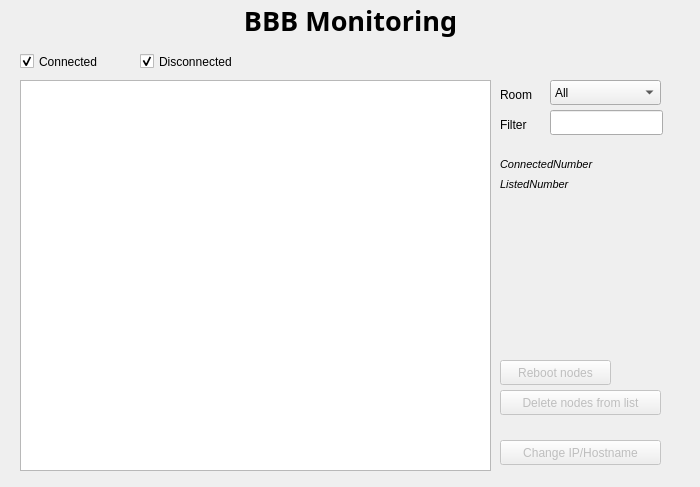
<?xml version="1.0" encoding="UTF-8"?>
<ui version="4.0">
 <class>Form</class>
 <widget class="QWidget" name="Form">
  <property name="geometry">
   <rect>
    <x>0</x>
    <y>0</y>
    <width>700</width>
    <height>487</height>
   </rect>
  </property>
  <property name="windowTitle">
   <string>Form</string>
  </property>
  <widget class="QListWidget" name="list">
   <property name="geometry">
    <rect>
     <x>20</x>
     <y>80</y>
     <width>471</width>
     <height>391</height>
    </rect>
   </property>
   <property name="autoFillBackground">
    <bool>false</bool>
   </property>
   <property name="alternatingRowColors">
    <bool>false</bool>
   </property>
   <property name="selectionMode">
    <enum>QAbstractItemView::ContiguousSelection</enum>
   </property>
   <property name="selectionBehavior">
    <enum>QAbstractItemView::SelectItems</enum>
   </property>
   <property name="viewMode">
    <enum>QListView::ListMode</enum>
   </property>
  </widget>
  <widget class="QLabel" name="label">
   <property name="geometry">
    <rect>
     <x>500</x>
     <y>80</y>
     <width>61</width>
     <height>29</height>
    </rect>
   </property>
   <property name="text">
    <string>Room</string>
   </property>
  </widget>
  <widget class="QComboBox" name="room_number">
   <property name="geometry">
    <rect>
     <x>550</x>
     <y>80</y>
     <width>111</width>
     <height>25</height>
    </rect>
   </property>
   <item>
    <property name="text">
     <string>All</string>
    </property>
   </item>
   <item>
    <property name="text">
     <string>IA-01</string>
    </property>
   </item>
   <item>
    <property name="text">
     <string>IA-02</string>
    </property>
   </item>
   <item>
    <property name="text">
     <string>IA-03</string>
    </property>
   </item>
   <item>
    <property name="text">
     <string>IA-04</string>
    </property>
   </item>
   <item>
    <property name="text">
     <string>IA-05</string>
    </property>
   </item>
   <item>
    <property name="text">
     <string>IA-06</string>
    </property>
   </item>
   <item>
    <property name="text">
     <string>IA-07</string>
    </property>
   </item>
   <item>
    <property name="text">
     <string>IA-08</string>
    </property>
   </item>
   <item>
    <property name="text">
     <string>IA-09</string>
    </property>
   </item>
   <item>
    <property name="text">
     <string>IA-10</string>
    </property>
   </item>
   <item>
    <property name="text">
     <string>IA-11</string>
    </property>
   </item>
   <item>
    <property name="text">
     <string>IA-12</string>
    </property>
   </item>
   <item>
    <property name="text">
     <string>IA-13</string>
    </property>
   </item>
   <item>
    <property name="text">
     <string>IA-14</string>
    </property>
   </item>
   <item>
    <property name="text">
     <string>IA-15</string>
    </property>
   </item>
   <item>
    <property name="text">
     <string>IA-16</string>
    </property>
   </item>
   <item>
    <property name="text">
     <string>IA-17</string>
    </property>
   </item>
   <item>
    <property name="text">
     <string>IA-18</string>
    </property>
   </item>
   <item>
    <property name="text">
     <string>IA-19</string>
    </property>
   </item>
   <item>
    <property name="text">
     <string>IA-20</string>
    </property>
   </item>
   <item>
    <property name="text">
     <string>TL</string>
    </property>
   </item>
   <item>
    <property name="text">
     <string>Connect</string>
    </property>
   </item>
   <item>
    <property name="text">
     <string>Fontes</string>
    </property>
   </item>
   <item>
    <property name="text">
     <string>RF</string>
    </property>
   </item>
  </widget>
  <widget class="QLabel" name="label_2">
   <property name="geometry">
    <rect>
     <x>500</x>
     <y>110</y>
     <width>51</width>
     <height>29</height>
    </rect>
   </property>
   <property name="text">
    <string>Filter</string>
   </property>
  </widget>
  <widget class="QLineEdit" name="find_value">
   <property name="geometry">
    <rect>
     <x>550</x>
     <y>110</y>
     <width>113</width>
     <height>25</height>
    </rect>
   </property>
  </widget>
  <widget class="QPushButton" name="rebootButton">
   <property name="enabled">
    <bool>false</bool>
   </property>
   <property name="geometry">
    <rect>
     <x>500</x>
     <y>360</y>
     <width>111</width>
     <height>25</height>
    </rect>
   </property>
   <property name="text">
    <string>Reboot nodes</string>
   </property>
   <property name="checkable">
    <bool>false</bool>
   </property>
   <property name="autoDefault">
    <bool>false</bool>
   </property>
   <property name="default">
    <bool>false</bool>
   </property>
   <property name="flat">
    <bool>false</bool>
   </property>
  </widget>
  <widget class="QPushButton" name="changeButton">
   <property name="enabled">
    <bool>false</bool>
   </property>
   <property name="geometry">
    <rect>
     <x>500</x>
     <y>440</y>
     <width>161</width>
     <height>25</height>
    </rect>
   </property>
   <property name="text">
    <string>Change IP/Hostname</string>
   </property>
   <property name="checkable">
    <bool>false</bool>
   </property>
   <property name="autoDefault">
    <bool>false</bool>
   </property>
   <property name="default">
    <bool>false</bool>
   </property>
   <property name="flat">
    <bool>false</bool>
   </property>
  </widget>
  <widget class="QCheckBox" name="connected_checkBox">
   <property name="geometry">
    <rect>
     <x>20</x>
     <y>50</y>
     <width>111</width>
     <height>23</height>
    </rect>
   </property>
   <property name="text">
    <string>Connected</string>
   </property>
   <property name="checked">
    <bool>true</bool>
   </property>
  </widget>
  <widget class="QCheckBox" name="disconnected_checkBox">
   <property name="geometry">
    <rect>
     <x>140</x>
     <y>50</y>
     <width>121</width>
     <height>23</height>
    </rect>
   </property>
   <property name="text">
    <string>Disconnected</string>
   </property>
   <property name="checked">
    <bool>true</bool>
   </property>
  </widget>
  <widget class="QPushButton" name="deleteButton">
   <property name="enabled">
    <bool>false</bool>
   </property>
   <property name="geometry">
    <rect>
     <x>500</x>
     <y>390</y>
     <width>161</width>
     <height>25</height>
    </rect>
   </property>
   <property name="text">
    <string>Delete nodes from list</string>
   </property>
   <property name="checkable">
    <bool>false</bool>
   </property>
   <property name="autoDefault">
    <bool>false</bool>
   </property>
   <property name="default">
    <bool>false</bool>
   </property>
   <property name="flat">
    <bool>false</bool>
   </property>
  </widget>
  <widget class="QLabel" name="title">
   <property name="geometry">
    <rect>
     <x>0</x>
     <y>0</y>
     <width>701</width>
     <height>41</height>
    </rect>
   </property>
   <property name="font">
    <font>
     <family>Trebuchet MS</family>
     <pointsize>20</pointsize>
     <weight>75</weight>
     <bold>true</bold>
    </font>
   </property>
   <property name="text">
    <string>BBB Monitoring</string>
   </property>
   <property name="textFormat">
    <enum>Qt::RichText</enum>
   </property>
   <property name="alignment">
    <set>Qt::AlignCenter</set>
   </property>
  </widget>
  <widget class="QLabel" name="ListedNumberLabel">
   <property name="geometry">
    <rect>
     <x>500</x>
     <y>170</y>
     <width>161</width>
     <height>29</height>
    </rect>
   </property>
   <property name="font">
    <font>
     <pointsize>8</pointsize>
     <italic>true</italic>
    </font>
   </property>
   <property name="text">
    <string>ListedNumber</string>
   </property>
  </widget>
  <widget class="QLabel" name="ConnectedNumberLabel">
   <property name="geometry">
    <rect>
     <x>500</x>
     <y>150</y>
     <width>161</width>
     <height>29</height>
    </rect>
   </property>
   <property name="font">
    <font>
     <pointsize>8</pointsize>
     <italic>true</italic>
    </font>
   </property>
   <property name="text">
    <string>ConnectedNumber</string>
   </property>
  </widget>
 </widget>
 <resources/>
 <connections/>
</ui>
